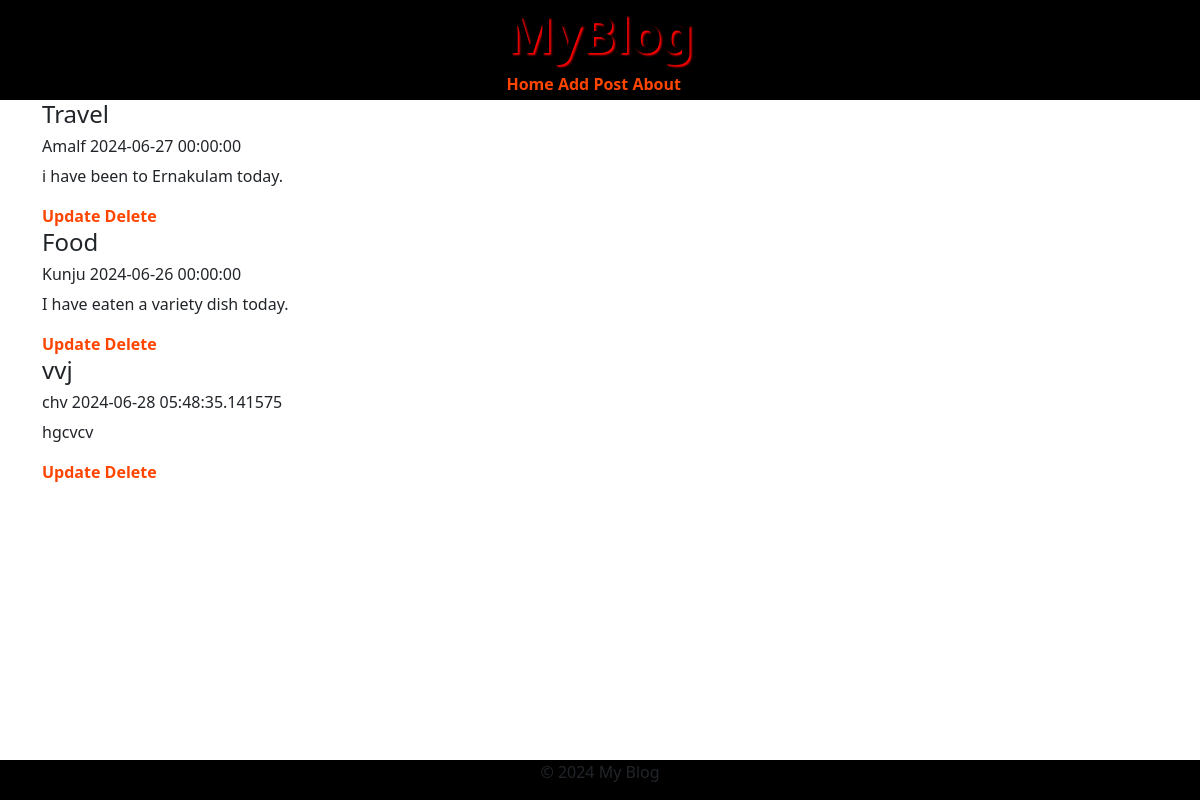
The page / on the database its author committed.
### models.py (models this page shows, shortened)
class Post(db.Model):
    id=db.Column(db.Integer, primary_key=True)
    title=db.Column(db.String(100), nullable=False)
    author=db.Column(db.String(50), nullable=False)
    content=db.Column(db.Text, nullable=False)
    date_posted=db.Column(db.DateTime, nullable=False, default=datetime.utcnow)

### app.py (the view)
@app.route('/')
def home():
    posts=Post.query.all()
    return render_template('home.html', posts=posts)

### templates/home.html (shortened to what this page needs)
{% extends 'base.html' %}
{% block content %}
{% for post in posts %}
<h4>{{ post.title }}</h4>
<h6>{{ post.author }} {{ post.date_posted }}</h6>
<p>{{ post.content }}</p>
<a href="{{url_for('edit_post',id=post.id)}}">Update</a>
<a href="{{url_for('delete_post',id=post.id)}}">Delete</a>
{% endfor %}
{% endblock %}

### templates/base.html (shortened to what this page needs)
<!DOCTYPE html>
<html lang="en">
<head>
    <link href="https://cdn.jsdelivr.net/npm/bootstrap@5.3.3/dist/css/bootstrap.min.css" rel="stylesheet">
    <link rel="stylesheet" href="../static/style.css">
</head>
<body>
        <header>
            <div class="header">
            <h1>MyBlog</h1>
            <nav>
                <a href="{{url_for('home')}}">Home </a>
                <a href="{{url_for('add_post')}}">Add Post</a>
                <a href="{{url_for('about')}}">About</a>
            </nav>
        </div>
        </header>
        <div class="container">
        <main>
            {% block content %} {% endblock %}
        </main>
        </div>
        <footer>
            <p>&copy; 2024 My Blog</p>
        </footer>
</body>
</html>

### static/style.css (style rules this page uses)
header { background-color:black; display: flex; justify-content: center; align-items: center; height: 100px; width: 100%; }
footer { background-color:black; display: flex; justify-content: center; align-items: center; position: absolute; bottom: 0; width: 100%; }
h1 { color: black; font-weight: bold; font-size: 50px; text-shadow: 2px 2px 2px red; }
a { color:orangered; font-weight: bold; text-decoration: none; transition: color 0.3s ease; }

### rows shown on the page
Post: title "Travel", author "Amalf", date_posted "2024-06-27 00:00:00", content "i have been to Ernakulam today."
Post: title "Food", author "Kunju", date_posted "2024-06-26 00:00:00", content "I have eaten a variety dish today."
Post: title "vvj", author "chv", date_posted "2024-06-28 05:48:35.141575", content "hgcvcv"
